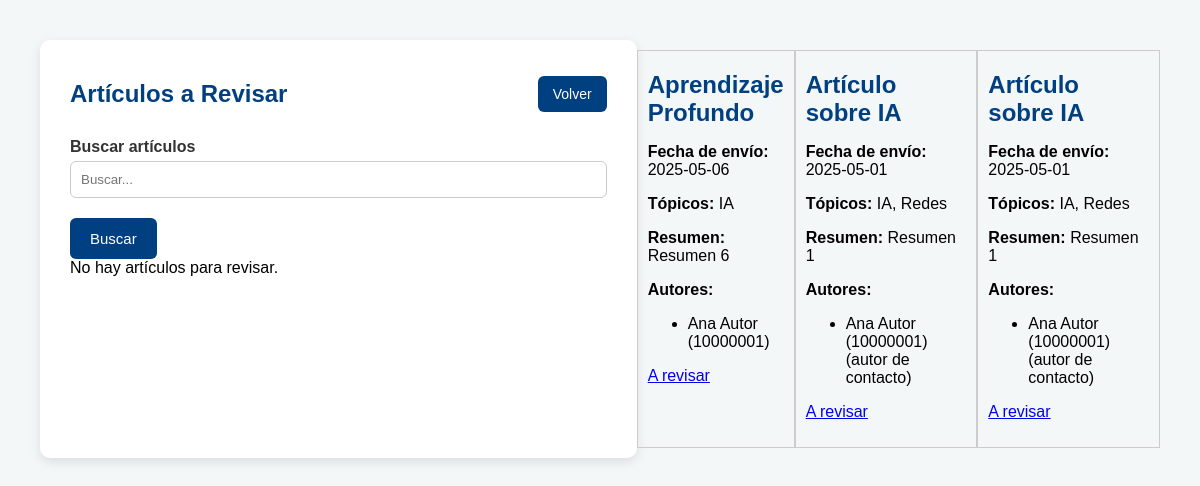
Screenshot of /PHP/src/pages/review_article.php (signed in) with the database file from the repository.
### tables this page shows
CREATE TABLE articulo (
    ID_articulo INT AUTO_INCREMENT PRIMARY KEY,
    titulo VARCHAR(256) NOT NULL,
    fecha_envio DATE NOT NULL,
    resumen VARCHAR(1024)
);

CREATE TABLE articulo_autor (
    ID_articulo INT NOT NULL,
    RUT_autor VARCHAR(10) NOT NULL,
    is_contact BOOLEAN,
    PRIMARY KEY (ID_articulo, RUT_autor),
    CONSTRAINT fk_articulo_autor_articulo FOREIGN KEY (ID_articulo) REFERENCES articulo (ID_articulo),
    CONSTRAINT fk_articulo_autor_autor FOREIGN KEY (RUT_autor) REFERENCES usuario (RUT_usuario)
);

CREATE TABLE usuario (
    RUT_usuario VARCHAR(10) PRIMARY KEY,
    nombre VARCHAR(250) NOT NULL,
    email VARCHAR(300) NOT NULL UNIQUE,
    tipo_usuario VARCHAR(1),
    password_hash VARCHAR(300) NOT NULL
);

### PHP/src/pages/review_article.php (the view, shortened to what this page needs)
<!DOCTYPE html>
<html lang="es">
<head>
    <link rel="stylesheet" href="PHP/src/styles/article/review_article.css">
</head>
<body>
    <div class="container">
        <div class="header">
            <h2>Artículos a Revisar</h2>
            <a class="back-button" href="?page=main">Volver</a>
        </div>
        <form method="get" action="">
            <label for="busqueda">Buscar artículos</label>
            <input type="text" id="busqueda" name="q" placeholder="Buscar..." value="<?= htmlspecialchars($_GET['q'] ?? '') ?>">
            <input type="submit" value="Buscar">
        </form>
          <?php if (empty($articulos)) : ?>
            <div class="message error">No hay artículos para revisar.</div>
        <?php endif; ?>
    </div>
</body>
</html>
<?php
try {
    $pdo = new PDO("mysql:host=localhost; dbname=gescon", "root", "");
    $pdo->setAttribute(PDO::ATTR_ERRMODE, PDO::ERRMODE_EXCEPTION);
    $stmt = $pdo->prepare("
        SELECT a.ID_articulo, a.titulo, a.fecha_envio, a.resumen, t.nombre_topico
        FROM articulo a
        JOIN articulo_topico at ON a.ID_articulo = at.ID_articulo
        JOIN topico t ON at.ID_topico = t.ID_topico
        JOIN articulo_autor aa ON a.ID_articulo = aa.ID_articulo
        JOIN articulo_revisor ar ON a.ID_articulo = ar.ID_articulo
        WHERE ar.RUT_revisor = ?
        ORDER BY a.fecha_envio DESC
    ");
    $stmt->execute([$_SESSION['usuario']]);
    $articles = $stmt->fetchAll(PDO::FETCH_ASSOC);
    if (count($articles) === 0) {
    }
    else {
        foreach ($articles as $article) {
            echo "<div style='border:1px solid #ccc; padding:10px; margin:10px 0;'>";
            echo "<h2>{$article['titulo']}</h2>";
            echo "<p><strong>Fecha de envío:</strong> {$article['fecha_envio']}</p>";
            $stmt_topics = $pdo->prepare("
            SELECT t.nombre_topico
            FROM articulo_topico at
            JOIN topico t ON at.ID_topico = t.ID_topico
            WHERE at.ID_articulo = ?
            ");
            $stmt_topics->execute([$article['ID_articulo']]);
            $topics = $stmt_topics->fetchAll(PDO::FETCH_COLUMN);
            echo "<p><strong>Tópicos:</strong> " . implode(", ", $topics) . "</p>";
            echo "<p><strong>Resumen:</strong> {$article['resumen']}</p>";
            $stmt2 = $pdo->prepare("
                SELECT aa.RUT_autor, u.nombre, aa.is_contact
                FROM articulo_autor aa
                JOIN usuario u ON aa.RUT_autor = u.RUT_usuario
                WHERE aa.ID_articulo = ?
            ");
            $stmt2->execute([$article['ID_articulo']]);
            $authors = $stmt2->fetchAll(PDO::FETCH_ASSOC);
            echo "<p><strong>Autores:</strong><ul>";
            foreach ($authors as $author) {
                $contactMark = $author['is_contact'] ? " (autor de contacto)" : "";
                echo "<li>{$author['nombre']} ({$author['RUT_autor']}){$contactMark}</li>";
            }
            echo "</ul></p>";
            $stmtReviewCheck = $pdo->prepare("
                SELECT ra.ID_revision
                FROM revision_articulo ra
                JOIN evaluacion e ON ra.ID_revision = e.ID_revision
                JOIN articulo_revisor ar ON ra.ID_articulo = ar.ID_articulo
                WHERE ra.ID_articulo = ? AND ar.RUT_revisor = ?
                LIMIT 1
            ");
            $stmtReviewCheck->execute([$article['ID_articulo'], $_SESSION['usuario']]);
            $review = $stmtReviewCheck->fetch(PDO::FETCH_ASSOC);
            if ($review) {
                echo "<p><a href='?page=view_review_r&id={$review['ID_revision']}&articulo={$article['ID_articulo']}'>Ver evaluación enviada</a></p>";
            } else {
                echo "<p><a href='?page=add_review&id={$article['ID_articulo']}'>A revisar</a></p>";
            }
            echo "</div>";
        }
    }
} catch (PDOException $e) {
    echo "<p>Error al obtener los artículos: " . $e->getMessage() . "</p>";
}
?>

### PHP/src/styles/article/review_article.css (style rules this page uses)
body { font-family: Arial, sans-serif; background-color: #f4f7f8; margin: 0; padding: 40px; display: flex; justify-content: center; }
.container { width: 100%; max-width: 800px; background-color: white; padding: 30px; border-radius: 10px; box-shadow: 0 4px 12px rgba(0, 0, 0, 0.1); }
.header { display: flex; justify-content: space-between; align-items: center; flex-wrap: wrap; margin-bottom: 20px; }
h2 { margin: 10px 0; color: #004080; }
.back-button { text-decoration: none; color: white; background-color: #004080; padding: 10px 15px; border-radius: 6px; font-size: 14px; transition: background-color 0.2s ease; }
label { display: block; margin-top: 15px; font-weight: bold; color: #333; }
input[type="text"] { width: 100%; padding: 10px; margin-top: 5px; border: 1px solid #ccc; border-radius: 6px; box-sizing: border-box; }
input[type="submit"] { margin-top: 20px; padding: 12px 20px; background-color: #004080; color: white; border: none; border-radius: 6px; cursor: pointer; font-size: 15px; transition: background-color 0.2s ease; }

### rows the page displays
articulo: titulo "Aprendizaje Profundo", fecha_envio "2025-05-06", topics "IA", resumen "Resumen 6"
articulo_autor: RUT_autor.nombre "Ana Autor", RUT_autor "10000001"
articulo: titulo "Artículo sobre IA", fecha_envio "2025-05-01", topics "IA, Redes", resumen "Resumen 1"
articulo_autor: RUT_autor.nombre "Ana Autor", RUT_autor "10000001", is_contact "(autor de contacto)"
